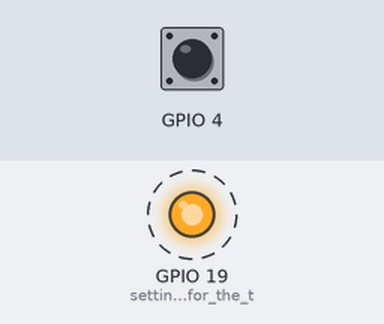
This sketch was run on a simulated ESP32. On the bench: output pins drawn as LEDs (lit = HIGH). Dashed ring = blinking. The inputs (shaded band) are chosen by the test bench; at power-on: GPIO 4 HIGH. What the sketch prints to the serial monitor is not drawn.

Above: at 1.25 s.
1.3 s: GPIO 4 pulled LOW for 0.15 s
Timing chart, 0 to 10.3 s (numbered marks = the images above; inputs shaded):
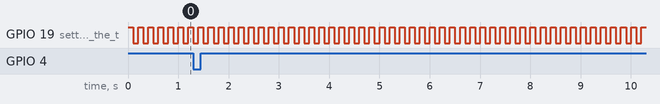

Measured:
- by itself, GPIO 19 (setting_the_pin_for_the_t): alternates HIGH for 0.10 s and LOW for 0.10 s

The sketch:

freeRtos.ino
```cpp
// (licence header left out)
#include <driver/gpio.h>
#include <freertos/FreeRTOS.h>
#include <freeRtos/queue.h>
#include <freertos/task.h>
#include <esp_log.h>

QueueHandle_t myQueueHandle;  // queue handle for sending the interrupt
/**
 * @brief Class for the gpio pins
 *
 */
class gpio
{
    int gpio_number;  // stores the gpio number
    int last_state;   // stores the last state of the pin
    unsigned long lastTime;   /// stores the last time in the isr

public:
/**
 * @brief Construct a new gpio object
 *
 * @param number pin number
 */
    gpio(int number)
    {
        gpio_number = number;
    }
/**
 * @brief get the gpio pin number
 *
 * @return int  gpio number
 */
    int getgpio()
    {
        return gpio_number;
    }
    /**
     * @brief Get the Last State in the ISR
     *
     * @return int
     */
    int getLastState()
    {
        return last_state;
    }
    /**
     * @brief Set the Last State in ISR
     *
     * @param state
     */

    void setLastState(int state)
    {
        last_state = state;
    }
    /**
     * @brief Set the Gpio Number object
     *
     * @param num
     */
    void setGpioNumber(int num)
    {
        gpio_number = num;
    }
    /**
     * @brief Set the Last Time object
     *
     * @param time enter the time in miliseconds
     * @return int
     */
    int setLastTime(unsigned long time)
    {
        lastTime = time;
    }
    /**
     * @brief Get the Last Time object
     *
     * @return unsigned long
     */
    unsigned long getLastTime()
    {
        return lastTime;
    }

};

/**
 * @brief Gpio handler function
 *
 * @param arg Takes the gpio type object
 */
void IRAM_ATTR isr(void *arg)
{
    gpio *gpio_num = (gpio *)arg;


    gpio_num->setLastState(gpio_get_level((gpio_num_t)gpio_num->getgpio())); // setting the current state
    gpio_num->setLastTime(esp_timer_get_time() / 1000ULL);                   // setting the time of interrupt
    gpio_intr_disable((gpio_num_t)gpio_num->getgpio());                       //disabling the interrupt for the pin
    xQueueSendFromISR(myQueueHandle, &gpio_num, pdFALSE); //sending the data to the queue
    portYIELD_FROM_ISR();
}


/**
 * @brief Task function where all the logic happens for the debouncing of the gpio
 *
 * @param pvParameters
 */
void gpioHandler(void *pvParameters)
{
    gpio *mygpio;
    while (1)
    {
        if(xQueueReceive(myQueueHandle, &mygpio, portMAX_DELAY) == pdPASS)
        {
            vTaskDelay(pdMS_TO_TICKS(51));
            int curr_state = gpio_get_level((gpio_num_t)mygpio->getgpio());

            /**
         * @brief if the current time - last time is greater than 50 ms and state of the pin donot changes then it is a sucessful transaction
         *
         */
            if (( mygpio->getLastState() == curr_state) && (curr_state - mygpio->getLastTime())>50 )
            {

                if (curr_state == 1)
                {

                    Serial.print("changed pin is: ");
                    Serial.println(mygpio->getgpio());
                    Serial.println("pin has been chaged from 0 to 1. Please call logic here");
                }
                if(curr_state == 0)
                {

                    Serial.print("changed pin is: ");
                    Serial.println(mygpio->getgpio());
                    Serial.println("pin has been changed from 1 to 0. Please call  the logic here");
                }
            }


            gpio_intr_enable((gpio_num_t)mygpio->getgpio());  // enable the interrupts for the gpio pin
        }

    }

    vTaskDelete(NULL);
}

void setup()
{
    Serial.begin(115200);

    pinMode(19,OUTPUT);       // setting the pin for the testing purpose

    gpio *objGpio = new gpio(4); // creating the gpio type object on pin 4

    //setiing the interrupt pin and other configuration
    gpio_config_t io_conf;
    io_conf.intr_type = GPIO_INTR_ANYEDGE;
    io_conf.pin_bit_mask = 1ULL << objGpio->getgpio();
    io_conf.mode = GPIO_MODE_INPUT;
    io_conf.pull_up_en = (gpio_pullup_t)1;
    gpio_config(&io_conf);
    gpio_install_isr_service(0); // install the interrupt servie

    //hook isr handler for specific gpio pin
    gpio_isr_handler_add((gpio_num_t)(objGpio->getgpio()), isr, objGpio);
    // creating the queue
    myQueueHandle = xQueueCreate(5, sizeof(gpio *));

    if (myQueueHandle == NULL)
    {
        Serial.println("memory problem cannot create queue");
    }
    /**
     * @brief Registering the gpio handler task
     *
     */
    xTaskCreate(gpioHandler, "gpio handler", 1000, NULL, 5, NULL);
}

void loop()
{
    // testing the gpio pin using the software type interrupt
    digitalWrite(19,HIGH);
    delay(100);
    digitalWrite(19,LOW);
    delay(100);
}
```
